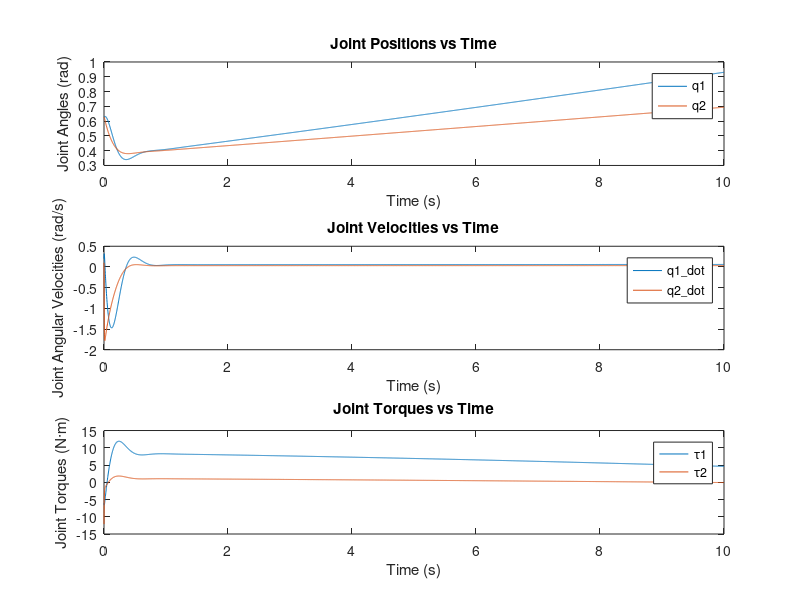

MATLAB code for this plot:
function trajectory2() 
    % Initial conditions (ensure double precision)
    q_init = [pi/5 ; pi/5];  % Initial joint angles (radians)
    q_dot_init = [0.2; 0.1];  % Initial joint angular velocities (rad/s)
    m1 = 2; % Mass of the first link (kg)
    m2 = 1; % Mass of the second link (kg)
    L1 = 0.4; % Length of the first link (m)
    L2 = 0.3; % Length of the second link (m)
    r1 = L1 / 2; % Center of mass position of the first link (m)
    r2 = L2 / 2; % Center of mass position of the second link (m)
    I1 = (1/12) * m1 * L1^2; % Inertia of the first link (kg·m²)
    I2 = (1/12) * m2 * L2^2; % Inertia of the second link (kg·m²)
    g = 9.81; % Gravitational acceleration (m/s^2)

    % Define the target trajectory (linearly increasing desired angles and velocities)
    q_desired = @(t) [pi/6 + 0.05 * t; pi/8 + 0.03 * t]; % Desired joint angles
    q_dot_desired = @(t) [0.05; 0.03]; % Desired joint angular velocities
    q_ddot_desired = @(t) [0; 0]; % Desired joint accelerations

    % Initial state vector [q1, q2, q1_dot, q2_dot]
    init_conditions = double([q_init; q_dot_init]);

    % Solve robot motion equations using ode45
    [T, Q] = ode45(@(t, q) robot_dynamics_with_control(t, q, m1, m2, L1, L2, r1, r2, I1, I2, g, q_desired(t), q_dot_desired(t), q_ddot_desired(t)), [0 10], init_conditions);

    % Extract angles and angular velocities
    q1 = Q(:, 1);
    q2 = Q(:, 2);
    q1_dot = Q(:, 3);
    q2_dot = Q(:, 4);

    % Plot joint positions and velocities
  

    % Compute and plot joint torques
    tau_values = zeros(length(T), 2);
    for i = 1:length(T)
        q_current = Q(i, 1:2)';
        q_dot_current = Q(i, 3:4)';
        error = q_current - q_desired(T(i));
        error_dot = q_dot_current - q_dot_desired(T(i));
        tau_values(i, :) = (-diag([50, 50]) * error - diag([5, 5]) * error_dot)'; % PD Controller
    end

    figure;
    subplot(3, 1, 1);
    plot(T, q1, T, q2);
    title('Joint Positions vs Time');
    xlabel('Time (s)');
    ylabel('Joint Angles (rad)');
    legend('q1', 'q2');

    subplot(3, 1, 2);
    plot(T, q1_dot, T, q2_dot);
    title('Joint Velocities vs Time');
    xlabel('Time (s)');
    ylabel('Joint Angular Velocities (rad/s)');
    legend('q1\_dot', 'q2\_dot');
    subplot(3, 1, 3);
    plot(T, tau_values(:, 1), T, tau_values(:, 2));
    title('Joint Torques vs Time');
    xlabel('Time (s)');
    ylabel('Joint Torques (N·m)');
    legend('τ1', 'τ2');
end

% Robot dynamics equation, including controller
function dqdt = robot_dynamics_with_control(t, q, m1, m2, L1, L2, r1, r2, I1, I2, g, q_desired, q_dot_desired, q_ddot_desired)
    % Current state
    q1 = q(1);
    q2 = q(2);
    q1_dot = q(3);
    q2_dot = q(4);

    % Define PD controller gains
    Kp = diag([50, 50]); % Proportional gain
    Kd = diag([5, 5]); % Derivative gain

    % Error computation
    error = [q1; q2] - q_desired;
    error_dot = [q1_dot; q2_dot] - q_dot_desired;

    % Control torque (PD Controller)
    tau = -Kp * error - Kd * error_dot;

    % Inertia matrix of the dynamics
    M = [I1 + m1*r1^2 + m2*(L1^2 + r2^2 + 2*L1*r2*cos(q2)), m2*(r2^2 + L1*r2*cos(q2));
         m2*(r2^2 + L1*r2*cos(q2)), I2 + m2*r2^2];
    
    % Coriolis and centrifugal forces
    C = [-m2*L1*r2*sin(q2)*q2_dot, -m2*L1*r2*sin(q2)*(q1_dot + q2_dot);
         m2*L1*r2*sin(q2)*q1_dot, 0];
    
    % Gravitational torques
    G = [m1*g*r1*cos(q1) + m2*g*(L1*cos(q1) + r2*cos(q1 + q2));
         m2*g*r2*cos(q1 + q2)];
    
    % Acceleration calculation
    q_ddot = M \ (tau - C * [q1_dot; q2_dot] - G);

    % Return state derivatives
    dqdt = [q1_dot; q2_dot; q_ddot];
end
